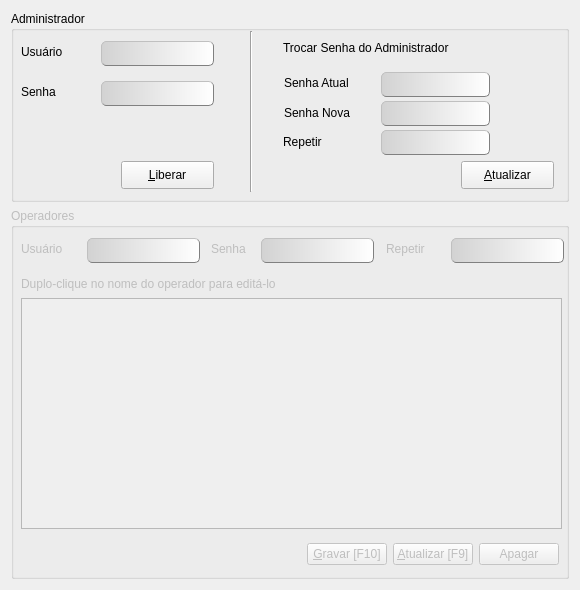
<?xml version="1.0" encoding="UTF-8"?>
<ui version="4.0">
 <author>Puttini, Volnei C.</author>
 <class>formTopSecret</class>
 <widget class="QWidget" name="formTopSecret">
  <property name="windowModality">
   <enum>Qt::ApplicationModal</enum>
  </property>
  <property name="geometry">
   <rect>
    <x>0</x>
    <y>0</y>
    <width>580</width>
    <height>590</height>
   </rect>
  </property>
  <property name="sizePolicy">
   <sizepolicy hsizetype="Fixed" vsizetype="Fixed">
    <horstretch>0</horstretch>
    <verstretch>0</verstretch>
   </sizepolicy>
  </property>
  <property name="minimumSize">
   <size>
    <width>580</width>
    <height>590</height>
   </size>
  </property>
  <property name="maximumSize">
   <size>
    <width>580</width>
    <height>590</height>
   </size>
  </property>
  <property name="windowTitle">
   <string>Administração de Operadores</string>
  </property>
  <property name="windowIcon">
   <iconset resource="application.qrc">
    <normaloff>:/docbase.png</normaloff>:/docbase.png</iconset>
  </property>
  <property name="styleSheet">
   <string notr="true">QLineEdit {
    border: 1px solid gray;
    border-radius: 5px;
	border-style: outset;
	/*background-color: qlineargradient(spread:pad, x1:0, y1:0, x2:1, y2:0, stop:0 rgba(192, 255, 255, 255), stop:1 rgba(255, 255, 255, 255));*/
	
	background-color: qlineargradient(spread:pad, x1:0, y1:0, x2:1, y2:0, stop:0 rgba(210, 210, 210 255), stop:1 rgba(255, 255, 255, 255));
}

QLineEdit::hover {
	selection-background-color: rgb(46, 91, 255);
    border: 1px outset rgb(44, 114, 199);
}</string>
  </property>
  <layout class="QGridLayout" name="gridLayout">
   <item row="1" column="0">
    <widget class="QGroupBox" name="grpbOperadores">
     <property name="enabled">
      <bool>false</bool>
     </property>
     <property name="title">
      <string>Operadores</string>
     </property>
     <widget class="QLabel" name="label_7">
      <property name="geometry">
       <rect>
        <x>200</x>
        <y>30</y>
        <width>44</width>
        <height>21</height>
       </rect>
      </property>
      <property name="text">
       <string>Senha</string>
      </property>
     </widget>
     <widget class="QLineEdit" name="leOper">
      <property name="geometry">
       <rect>
        <x>76</x>
        <y>30</y>
        <width>113</width>
        <height>25</height>
       </rect>
      </property>
      <property name="maxLength">
       <number>15</number>
      </property>
     </widget>
     <widget class="QLabel" name="label_8">
      <property name="geometry">
       <rect>
        <x>10</x>
        <y>30</y>
        <width>61</width>
        <height>21</height>
       </rect>
      </property>
      <property name="text">
       <string>Usuário</string>
      </property>
     </widget>
     <widget class="QLineEdit" name="leOperPass">
      <property name="geometry">
       <rect>
        <x>250</x>
        <y>30</y>
        <width>113</width>
        <height>25</height>
       </rect>
      </property>
      <property name="maxLength">
       <number>6</number>
      </property>
      <property name="echoMode">
       <enum>QLineEdit::Password</enum>
      </property>
     </widget>
     <widget class="QLabel" name="label_9">
      <property name="geometry">
       <rect>
        <x>375</x>
        <y>30</y>
        <width>61</width>
        <height>21</height>
       </rect>
      </property>
      <property name="text">
       <string>Repetir</string>
      </property>
     </widget>
     <widget class="QLineEdit" name="leOperPass2">
      <property name="geometry">
       <rect>
        <x>440</x>
        <y>30</y>
        <width>113</width>
        <height>25</height>
       </rect>
      </property>
      <property name="maxLength">
       <number>6</number>
      </property>
      <property name="echoMode">
       <enum>QLineEdit::Password</enum>
      </property>
     </widget>
     <widget class="QWidget" name="layoutWidget">
      <property name="geometry">
       <rect>
        <x>10</x>
        <y>331</y>
        <width>538</width>
        <height>30</height>
       </rect>
      </property>
      <layout class="QHBoxLayout" name="horizontalLayout">
       <item>
        <spacer name="horizontalSpacer">
         <property name="orientation">
          <enum>Qt::Horizontal</enum>
         </property>
         <property name="sizeHint" stdset="0">
          <size>
           <width>238</width>
           <height>20</height>
          </size>
         </property>
        </spacer>
       </item>
       <item>
        <widget class="QPushButton" name="pbSalvar">
         <property name="text">
          <string>&amp;Gravar [F10]</string>
         </property>
         <property name="shortcut">
          <string>F10</string>
         </property>
        </widget>
       </item>
       <item>
        <widget class="QPushButton" name="pbAtualizar">
         <property name="text">
          <string>&amp;Atualizar [F9]</string>
         </property>
         <property name="shortcut">
          <string>F9</string>
         </property>
        </widget>
       </item>
       <item>
        <widget class="QPushButton" name="pbApagar">
         <property name="text">
          <string>Apagar</string>
         </property>
        </widget>
       </item>
      </layout>
     </widget>
     <widget class="QTableView" name="tvOperadores">
      <property name="geometry">
       <rect>
        <x>10</x>
        <y>90</y>
        <width>541</width>
        <height>231</height>
       </rect>
      </property>
     </widget>
     <widget class="QLabel" name="label_10">
      <property name="geometry">
       <rect>
        <x>10</x>
        <y>65</y>
        <width>531</width>
        <height>21</height>
       </rect>
      </property>
      <property name="text">
       <string>Duplo-clique no nome do operador para editá-lo</string>
      </property>
     </widget>
    </widget>
   </item>
   <item row="0" column="0">
    <widget class="QGroupBox" name="groupBox">
     <property name="sizePolicy">
      <sizepolicy hsizetype="Preferred" vsizetype="Fixed">
       <horstretch>0</horstretch>
       <verstretch>0</verstretch>
      </sizepolicy>
     </property>
     <property name="minimumSize">
      <size>
       <width>0</width>
       <height>191</height>
      </size>
     </property>
     <property name="maximumSize">
      <size>
       <width>16777215</width>
       <height>191</height>
      </size>
     </property>
     <property name="title">
      <string>Administrador</string>
     </property>
     <widget class="QLabel" name="label">
      <property name="geometry">
       <rect>
        <x>10</x>
        <y>30</y>
        <width>70</width>
        <height>21</height>
       </rect>
      </property>
      <property name="text">
       <string>Usuário</string>
      </property>
     </widget>
     <widget class="QLabel" name="label_2">
      <property name="geometry">
       <rect>
        <x>10</x>
        <y>70</y>
        <width>70</width>
        <height>21</height>
       </rect>
      </property>
      <property name="text">
       <string>Senha</string>
      </property>
     </widget>
     <widget class="QLineEdit" name="leAdm">
      <property name="geometry">
       <rect>
        <x>90</x>
        <y>30</y>
        <width>113</width>
        <height>25</height>
       </rect>
      </property>
      <property name="maxLength">
       <number>15</number>
      </property>
     </widget>
     <widget class="QLineEdit" name="lePassAdm">
      <property name="geometry">
       <rect>
        <x>90</x>
        <y>70</y>
        <width>113</width>
        <height>25</height>
       </rect>
      </property>
      <property name="maxLength">
       <number>6</number>
      </property>
      <property name="echoMode">
       <enum>QLineEdit::Password</enum>
      </property>
     </widget>
     <widget class="QPushButton" name="pbLiberar">
      <property name="geometry">
       <rect>
        <x>110</x>
        <y>150</y>
        <width>93</width>
        <height>28</height>
       </rect>
      </property>
      <property name="text">
       <string>&amp;Liberar</string>
      </property>
      <property name="icon">
       <iconset resource="application.qrc">
        <normaloff>:/cadeado_aberto32x32.png</normaloff>:/cadeado_aberto32x32.png</iconset>
      </property>
     </widget>
     <widget class="Line" name="line">
      <property name="geometry">
       <rect>
        <x>230</x>
        <y>20</y>
        <width>20</width>
        <height>161</height>
       </rect>
      </property>
      <property name="orientation">
       <enum>Qt::Vertical</enum>
      </property>
     </widget>
     <widget class="QLabel" name="label_3">
      <property name="geometry">
       <rect>
        <x>272</x>
        <y>26</y>
        <width>221</width>
        <height>21</height>
       </rect>
      </property>
      <property name="text">
       <string>Trocar Senha do Administrador</string>
      </property>
     </widget>
     <widget class="QLabel" name="label_4">
      <property name="geometry">
       <rect>
        <x>273</x>
        <y>61</y>
        <width>91</width>
        <height>21</height>
       </rect>
      </property>
      <property name="text">
       <string>Senha Atual</string>
      </property>
     </widget>
     <widget class="QLineEdit" name="lePassAtual">
      <property name="geometry">
       <rect>
        <x>370</x>
        <y>61</y>
        <width>109</width>
        <height>25</height>
       </rect>
      </property>
      <property name="maxLength">
       <number>6</number>
      </property>
      <property name="echoMode">
       <enum>QLineEdit::Password</enum>
      </property>
     </widget>
     <widget class="QLineEdit" name="lePassNew">
      <property name="geometry">
       <rect>
        <x>370</x>
        <y>90</y>
        <width>109</width>
        <height>25</height>
       </rect>
      </property>
      <property name="maxLength">
       <number>6</number>
      </property>
      <property name="echoMode">
       <enum>QLineEdit::Password</enum>
      </property>
     </widget>
     <widget class="QLineEdit" name="lePassNew2">
      <property name="geometry">
       <rect>
        <x>370</x>
        <y>119</y>
        <width>109</width>
        <height>25</height>
       </rect>
      </property>
      <property name="maxLength">
       <number>6</number>
      </property>
      <property name="echoMode">
       <enum>QLineEdit::Password</enum>
      </property>
     </widget>
     <widget class="QLabel" name="label_6">
      <property name="geometry">
       <rect>
        <x>272</x>
        <y>120</y>
        <width>83</width>
        <height>21</height>
       </rect>
      </property>
      <property name="text">
       <string>Repetir</string>
      </property>
     </widget>
     <widget class="QPushButton" name="pbUpdtAdm">
      <property name="geometry">
       <rect>
        <x>450</x>
        <y>150</y>
        <width>93</width>
        <height>28</height>
       </rect>
      </property>
      <property name="text">
       <string>&amp;Atualizar</string>
      </property>
     </widget>
     <widget class="QLabel" name="label_5">
      <property name="geometry">
       <rect>
        <x>273</x>
        <y>91</y>
        <width>91</width>
        <height>21</height>
       </rect>
      </property>
      <property name="text">
       <string>Senha Nova</string>
      </property>
     </widget>
     <zorder>label_5</zorder>
     <zorder>label</zorder>
     <zorder>label_2</zorder>
     <zorder>leAdm</zorder>
     <zorder>lePassAdm</zorder>
     <zorder>pbLiberar</zorder>
     <zorder>line</zorder>
     <zorder>label_3</zorder>
     <zorder>label_4</zorder>
     <zorder>lePassAtual</zorder>
     <zorder>lePassNew</zorder>
     <zorder>lePassNew2</zorder>
     <zorder>label_6</zorder>
     <zorder>pbUpdtAdm</zorder>
    </widget>
   </item>
  </layout>
 </widget>
 <tabstops>
  <tabstop>leAdm</tabstop>
  <tabstop>lePassAdm</tabstop>
  <tabstop>pbLiberar</tabstop>
  <tabstop>lePassAtual</tabstop>
  <tabstop>lePassNew</tabstop>
  <tabstop>lePassNew2</tabstop>
  <tabstop>pbUpdtAdm</tabstop>
  <tabstop>leOper</tabstop>
  <tabstop>leOperPass</tabstop>
  <tabstop>leOperPass2</tabstop>
  <tabstop>pbSalvar</tabstop>
  <tabstop>pbAtualizar</tabstop>
  <tabstop>pbApagar</tabstop>
 </tabstops>
 <resources>
  <include location="application.qrc"/>
 </resources>
 <connections>
  <connection>
   <sender>pbLiberar</sender>
   <signal>clicked()</signal>
   <receiver>formTopSecret</receiver>
   <slot>pbLiberar_clicked()</slot>
   <hints>
    <hint type="sourcelabel">
     <x>150</x>
     <y>170</y>
    </hint>
    <hint type="destinationlabel">
     <x>5</x>
     <y>177</y>
    </hint>
   </hints>
  </connection>
  <connection>
   <sender>pbUpdtAdm</sender>
   <signal>clicked()</signal>
   <receiver>formTopSecret</receiver>
   <slot>pbUpdtAdm_clicked()</slot>
   <hints>
    <hint type="sourcelabel">
     <x>510</x>
     <y>180</y>
    </hint>
    <hint type="destinationlabel">
     <x>570</x>
     <y>204</y>
    </hint>
   </hints>
  </connection>
  <connection>
   <sender>pbApagar</sender>
   <signal>clicked()</signal>
   <receiver>formTopSecret</receiver>
   <slot>pbApagar_clicked()</slot>
   <hints>
    <hint type="sourcelabel">
     <x>519</x>
     <y>555</y>
    </hint>
    <hint type="destinationlabel">
     <x>573</x>
     <y>523</y>
    </hint>
   </hints>
  </connection>
  <connection>
   <sender>pbAtualizar</sender>
   <signal>clicked()</signal>
   <receiver>formTopSecret</receiver>
   <slot>pbAtualizar_clicked()</slot>
   <hints>
    <hint type="sourcelabel">
     <x>421</x>
     <y>561</y>
    </hint>
    <hint type="destinationlabel">
     <x>455</x>
     <y>585</y>
    </hint>
   </hints>
  </connection>
  <connection>
   <sender>pbSalvar</sender>
   <signal>clicked(bool)</signal>
   <receiver>formTopSecret</receiver>
   <slot>pbSalvar_clicked()</slot>
   <hints>
    <hint type="sourcelabel">
     <x>317</x>
     <y>553</y>
    </hint>
    <hint type="destinationlabel">
     <x>321</x>
     <y>581</y>
    </hint>
   </hints>
  </connection>
  <connection>
   <sender>tvOperadores</sender>
   <signal>doubleClicked(QModelIndex)</signal>
   <receiver>formTopSecret</receiver>
   <slot>tvOperadores_doubleClicked(QModelIndex)</slot>
   <hints>
    <hint type="sourcelabel">
     <x>194</x>
     <y>387</y>
    </hint>
    <hint type="destinationlabel">
     <x>4</x>
     <y>321</y>
    </hint>
   </hints>
  </connection>
 </connections>
 <slots>
  <slot>pbLiberar_clicked()</slot>
  <slot>pbUpdtAdm_clicked()</slot>
  <slot>pbSalvar_clicked()</slot>
  <slot>pbAtualizar_clicked()</slot>
  <slot>pbApagar_clicked()</slot>
  <slot>tvOperadores_doubleClicked(QModelIndex)</slot>
 </slots>
</ui>
